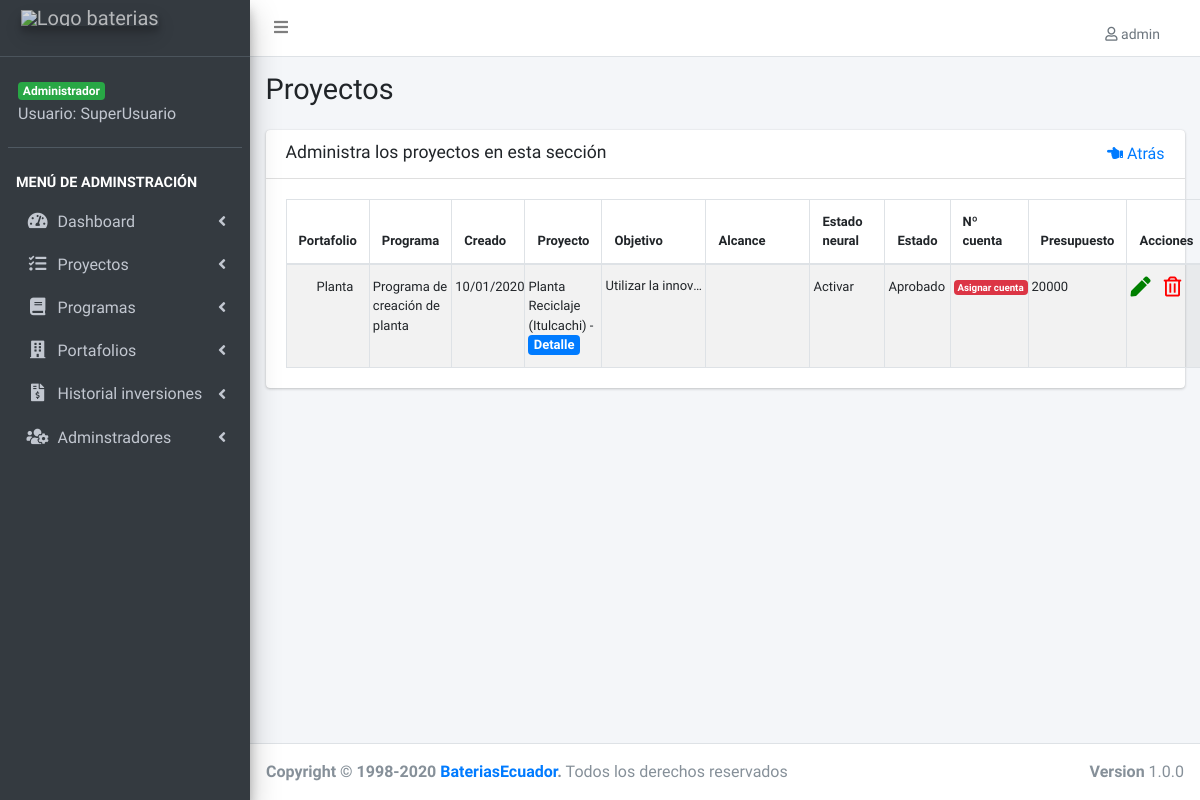
The app's page /lista-proyecto.php (signed in), older data.
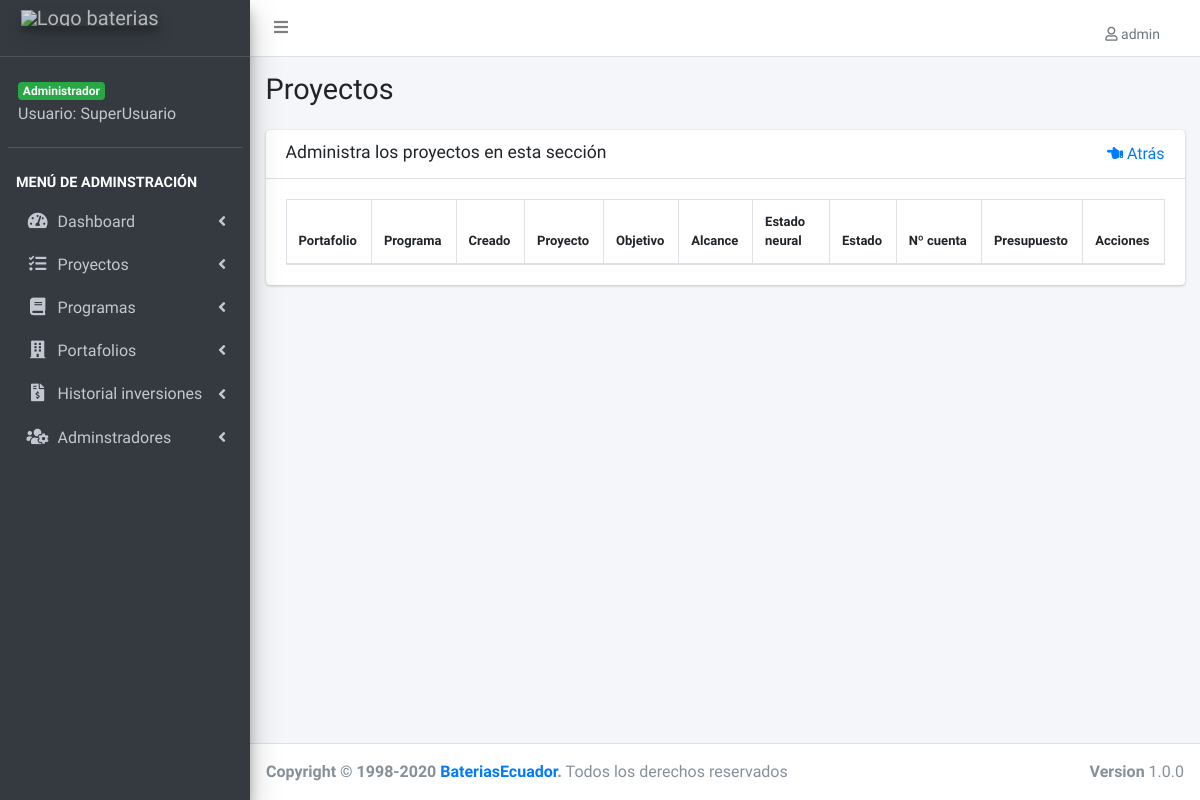
The same page, newer data.
### tables this page shows
CREATE TABLE IF NOT EXISTS `proyectos` (
  `proyecto_id` int(11) NOT NULL AUTO_INCREMENT,
  `inicio` date NOT NULL,
  `detalle` varchar(255) NOT NULL,
  `objetivo_estrategico` text NOT NULL,
  `alcance` text NOT NULL,
  `presupuesto_inicial` double NOT NULL,
  `estado_neural` varchar(50) NOT NULL,
  `url_video` varchar(255) DEFAULT NULL,
  `url_documento` varchar(255) DEFAULT NULL,
  `cuenta` varchar(255) DEFAULT '0',
  `portafolio_id` int(11) NOT NULL DEFAULT '0',
  `programa_id` int(11) NOT NULL,
  `estado_id` int(11) NOT NULL,
  `editado` datetime DEFAULT NULL,
  PRIMARY KEY (`proyecto_id`),
  UNIQUE KEY `detalle` (`detalle`),
  KEY `FK_proyectos_portafolios` (`portafolio_id`),
  KEY `FK_proyectos_programas` (`programa_id`),
  KEY `FK_proyectos_estados` (`estado_id`),
  CONSTRAINT `FK_proyectos_estados` FOREIGN KEY (`estado_id`) REFERENCES `estados` (`estado_id`),
  CONSTRAINT `FK_proyectos_portafolios` FOREIGN KEY (`portafolio_id`) REFERENCES `portafolios` (`portafolio_id`),
  CONSTRAINT `FK_proyectos_programas` FOREIGN KEY (`programa_id`) REFERENCES `programas` (`programa_id`)
);

CREATE TABLE IF NOT EXISTS `portafolios` (
  `portafolio_id` int(11) NOT NULL AUTO_INCREMENT,
  `area` varchar(50) NOT NULL DEFAULT '',
  `editado` datetime DEFAULT NULL,
  PRIMARY KEY (`portafolio_id`),
  UNIQUE KEY `area` (`area`)
);

CREATE TABLE IF NOT EXISTS `programas` (
  `programa_id` int(11) NOT NULL AUTO_INCREMENT,
  `descripcion` varchar(50) NOT NULL DEFAULT '0',
  `editado` datetime DEFAULT NULL,
  PRIMARY KEY (`programa_id`),
  UNIQUE KEY `descripcion` (`descripcion`)
);

CREATE TABLE IF NOT EXISTS `estados` (
  `estado_id` int(11) NOT NULL AUTO_INCREMENT,
  `estado` varchar(50) NOT NULL DEFAULT '',
  PRIMARY KEY (`estado_id`)
);

### lista-proyecto.php (the view, shortened to what this page needs)
<?php
include_once('funciones/funciones.php');
include_once('templates/header.php');
include_once('templates/barra.php');
include_once('templates/navegacion.php');
?>
<div class="content-wrapper">
  <section class="content-header">
    <div class="container-fluid">
      <div class="row mb-2">
        <div class="col-sm-6">
          <h1>Proyectos</h1>
        </div>
      </div>
    </div>
  </section>
  <section class="content">
    <div class="container-fluid">
      <div class="row">
        <div class="col-12">
          <div class="card">
            <div class="card-header">
              <h3 class="card-title">Administra los proyectos en esta sección</h3>
              <a id="lista" href="#" class="float-right"><i class="fas fa-hand-point-left"></i> Atrás</a>
            </div>
            <div class="card-body">
              <table id="registros" class="table table-bordered table-striped">
                <thead>
                  <tr>
                    <th>Portafolio</th>
                    <th>Programa</th>
                    <th>Creado</th>
                    <th>Proyecto</th>
                    <th>Objetivo</th>
                    <th>Alcance</th>
                    <th>
                      <p style=" width: 50px; margin: 0 0;">Estado neural</p>
                    </th>
                    <th>Estado</th>
                    <th>Nº cuenta </th>
                    <th>Presupuesto</th>
                    <th>Acciones</th>
                  </tr>
                </thead>
                <tbody>
                  <?php
                  try {
                    $sql = "SELECT proyecto_id,inicio,cuenta, detalle, objetivo_estrategico, alcance, presupuesto_inicial, estado_neural, estado, area, descripcion ";
                    $sql .= " FROM proyectos ";
                    $sql .= " INNER JOIN portafolios ";
                    $sql .= " ON proyectos.portafolio_id = portafolios.portafolio_id ";
                    $sql .= " INNER JOIN programas ";
                    $sql .= " ON proyectos.programa_id=programas.programa_id ";
                    $sql .= " INNER JOIN estados ";
                    $sql .= " ON proyectos.estado_id=estados.estado_id ";
                    $sql .= " ORDER BY proyecto_id DESC ";
                    $resultado = $conn->query($sql);
                  } catch (Exception $e) {
                    $error = $e->getMessage();
                    echo $error;
                  }
                  while ($proyecto = $resultado->fetch_assoc()) { ?>
                    <tr>
                      <td id= "margen"><?php echo $proyecto['area']; ?></td>
                      <td><?php echo $proyecto['descripcion']; ?></td>
                      <td><?php
                          $dt = new DateTime($proyecto['inicio']);
                          echo $dt->format('d/m/Y'); ?></td>
                      <td>
                        <?php echo $proyecto['detalle']; ?> -
                        <a class="float-rigth" href="detalle-proyecto.php?id=<?php echo $proyecto['proyecto_id']; ?>"> <span class="badge badge-primary" style="font-size: 13px"> Detalle</span> </a>
                      </td>
                      <td>
                        <p class="ellipsis" ><?php echo $proyecto['objetivo_estrategico']; ?></p>
                      </td>
                      <td>
                      </td>
                      <td><?php echo $proyecto['estado_neural']; ?></td>
                      <td><?php echo $proyecto['estado']; ?></td>
                      <td><?php
                      $tamanoCuenta = $proyecto['cuenta'];
                      if (strlen($tamanoCuenta)<6) {
                        echo ' <span class="badge badge-danger">Asignar cuenta</span>';
                          } else {
                            echo $proyecto['cuenta'];
                          } ?></td>
                      <td><?php echo $proyecto['presupuesto_inicial']; ?></td>
                      <td>
                        <?php if ($_SESSION['nivel'] == 1) : ?>
                          <a href="editar-proyecto.php?id=<?php echo $proyecto['proyecto_id']; ?>">
                            <i class="fas fa-pen editar"></i>
                          </a>
                          <a href="#" data-id="<?php echo $proyecto['proyecto_id']; ?>" data-tipo="proyecto" class="borrar_registro">
                            <i class="far fa-trash-alt eliminar"></i>
                          </a>
                        <?php endif; ?>
                      </td>
                    </tr>
                  <?php } ?>
                </tbody>
              </table>
            </div>
          </div>
        </div>
      </div>
    </div>
  </section>
</div>
<?php
include_once('templates/footer.php');
?>

Row changes from the older to the newer data that the page shows:
removed proyectos: portafolio.area "Planta", programa.descripcion "Programa de creación de planta", inicio "10/01/2020", detalle "Planta Reciclaje (Itulcachi)", objetivo_estrategico "Utilizar la innov…", estado_neural "Activar", estado.estado "Aprobado", cuenta "Asignar cuenta", presupuesto_inicial "20000"
